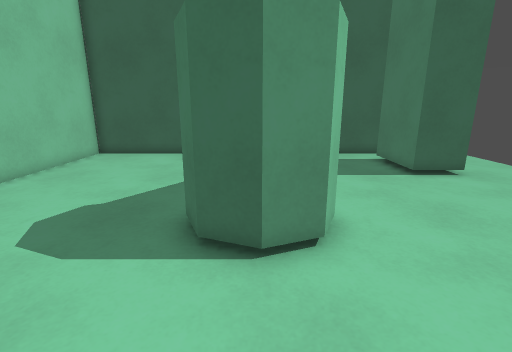
View 1 (above)

14 first-person views from a walk through a 3-D level made in the Godot game engine. The camera is 1.3 m above the floor, tilts 14° down and sees 85° across. The floor is counted in squares, 0.5 m on a side. Each view is taken from the middle of a square. On the plan, view 1 faces up. The plan holds only what a view shows up to about 19 squares ahead; the rest is blank.

View 2
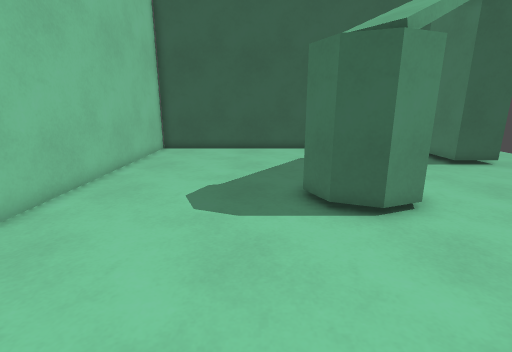

View 3
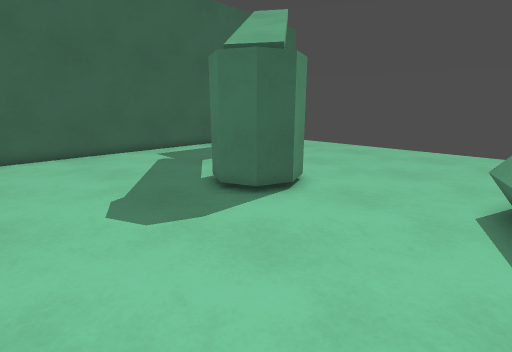

View 4
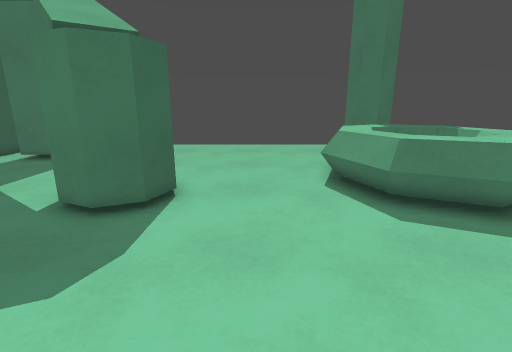

View 5
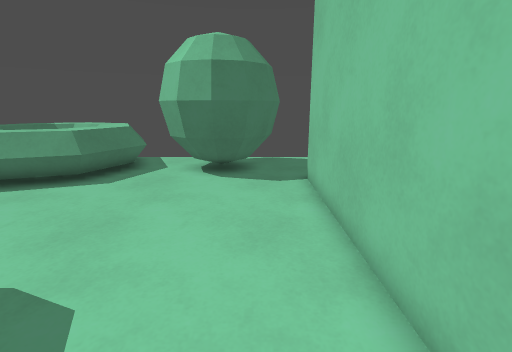

View 6
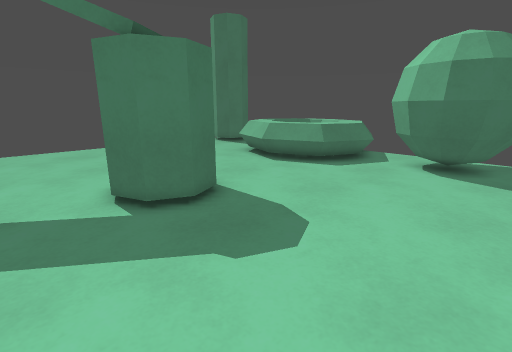

View 7
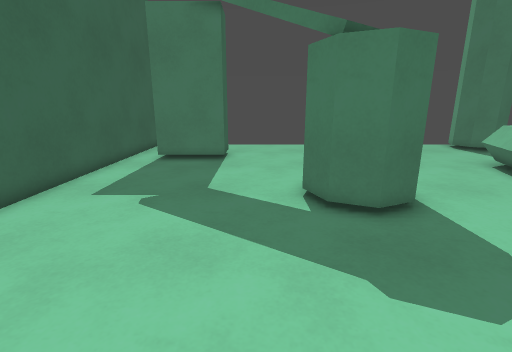

View 8
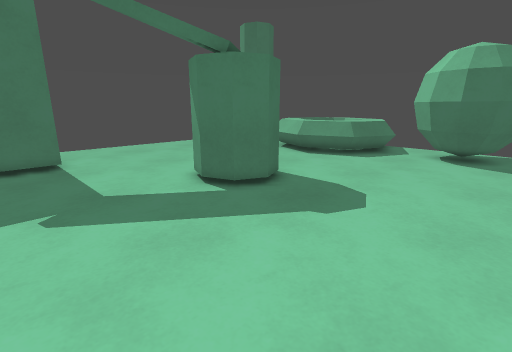

View 9
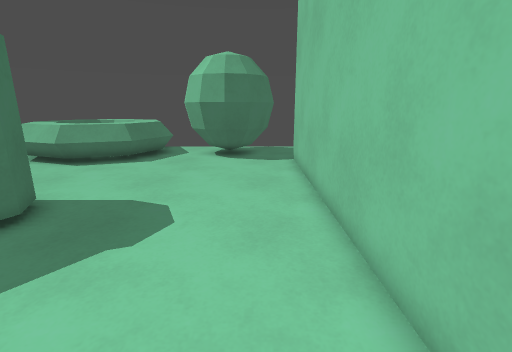

View 10
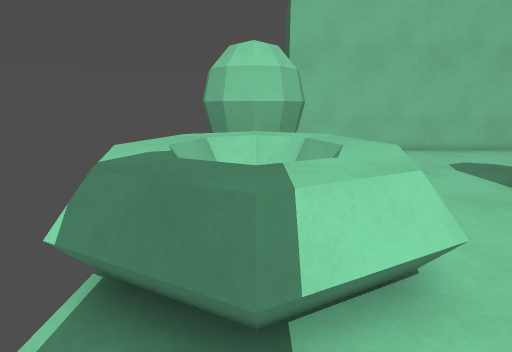

View 11
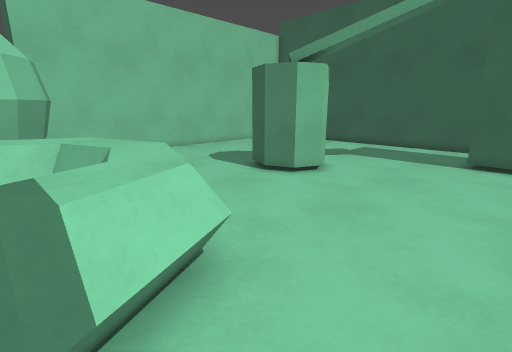

View 12
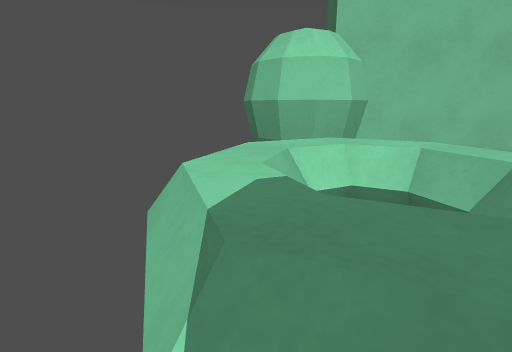

View 13
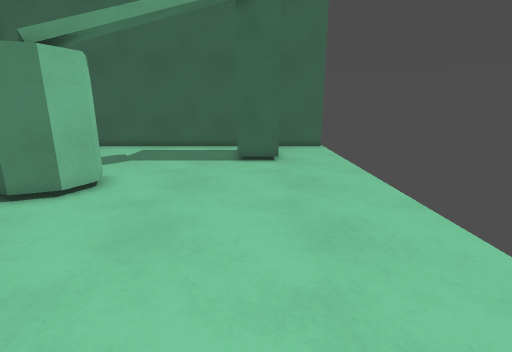

View 14
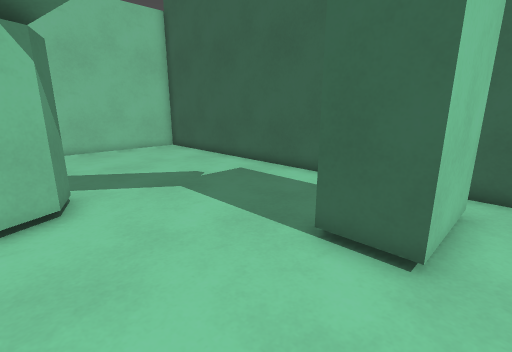

### Floor plan
Key: @ floor where view 1 was taken; # wall or solid block; . floor; = window, fence, low wall or low ledge; ^ raised ledge.
Columns run from 9 left of view 1 to 11 right of it. Each row starts with its distance up from view 1.
 16 #####################
 15 #....................
 14 #..............###...
 13 #..............###...
 12 #..............###...
 11 #..............###...
 10 #....................
  9 #....................
  8 #....................
  7 #.......####.........
  6 #.......####.........
  5 #.......####.........
  4 #....................
  3 #....................
  2 #....................
  1 #....................
  0 #........@.=.........
 -1 #.......=======......
 -2 #.####..=^^^^^=......
 -3 #######=^^===^==.....
 -4   #  ##=^=  =^^=..###
 -5      ##=^^===^==  #
 -6    ###..=^^^^^=.  #
 -7         =##=##=
 -8           #=#

Where each view was taken, in squares from view 1:
view 1: 0 up, 0 right, facing up
view 2: 2 down, 3 left, facing up
view 3: 1 down, 7 left, facing up-right
view 4: 2 up, 8 left, facing right
view 5: 8 up, 7 left, facing down
view 6: 10 up, 8 left, facing down-right
view 7: 9 up, 8 left, facing right
view 8: 13 up, 8 left, facing down-right
view 9: 12 up, 7 left, facing down
view 10: 4 down, 8 right, facing left
view 11: 4 down, 8 right, facing up-left
view 12: 6 down, 6 right, facing left
view 13: 3 down, 7 right, facing up
view 14: 6 up, 9 right, facing up-left
